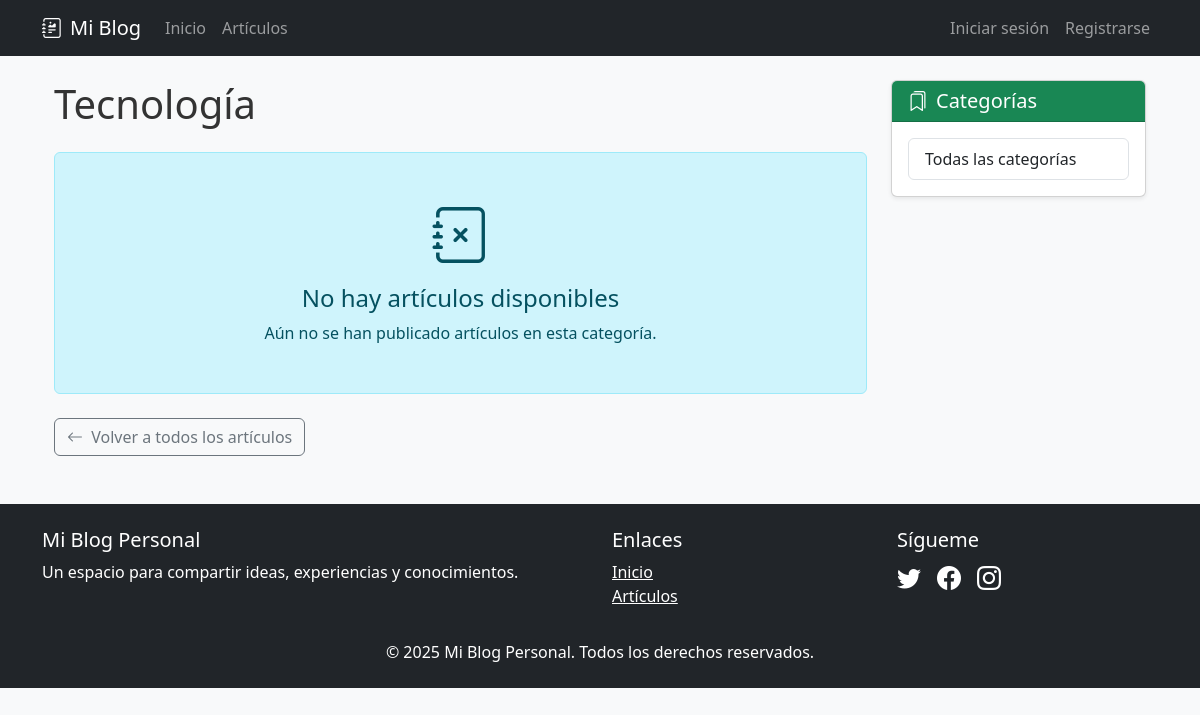
Before: /categoria/tecnologia/ with the older database file.
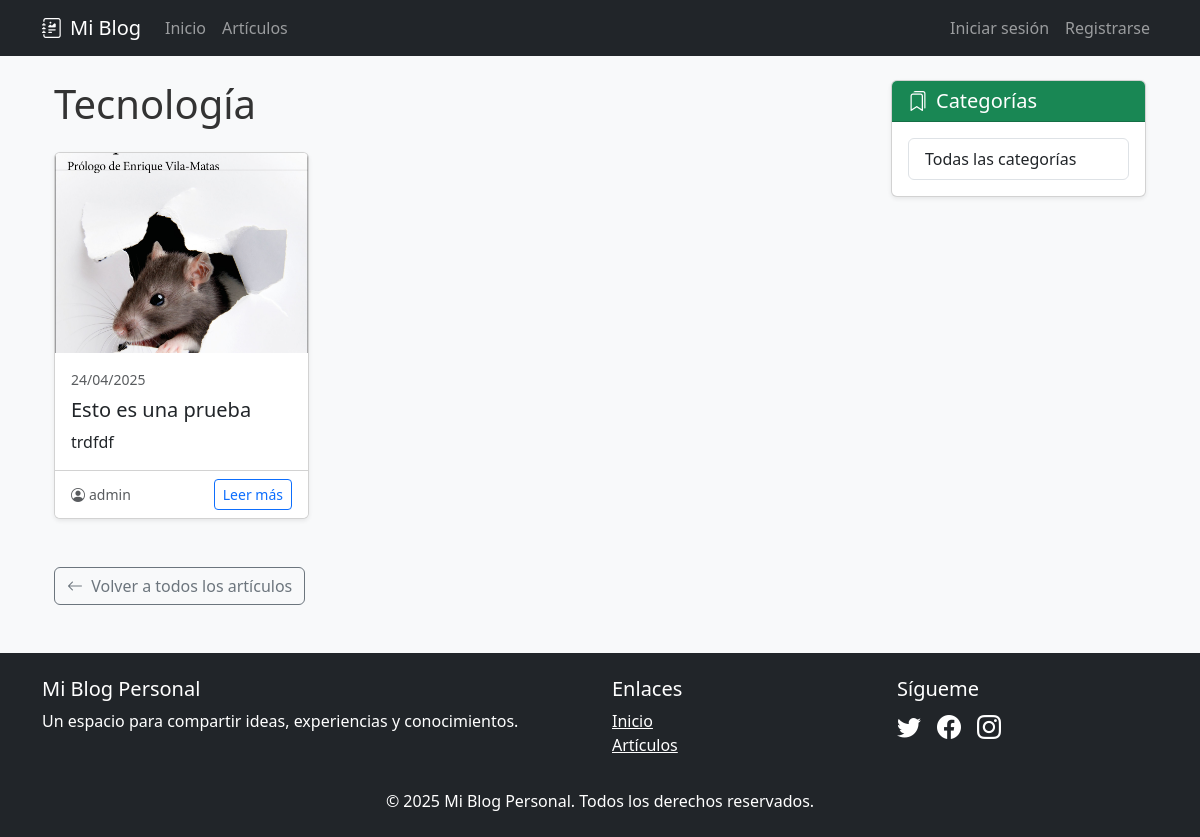
After: the same page with the newer database file.
### app1/models.py (models this page shows, shortened)
class Post(models.Model):
    titulo = models.CharField(max_length=200)
    slug = models.SlugField(unique=True, max_length=200)
    contenido = RichTextField()
    extracto = models.TextField(max_length=300, blank=True)
    fecha_publicacion = models.DateTimeField(auto_now_add=True)
    ultima_modificacion = models.DateTimeField(auto_now=True)
    categoria = models.ForeignKey(Categoria, on_delete=models.CASCADE, related_name='posts')
    autor = models.ForeignKey(User, on_delete=models.CASCADE, related_name='posts')
    imagen_destacada = models.ImageField(upload_to='posts/', blank=True, null=True)
    publicado = models.BooleanField(default=True)
    destacado = models.BooleanField(default=False)
    class Meta:
        ordering = ['-fecha_publicacion']
        verbose_name_plural = "Posts"

### app1/views.py (the view)
# urls.py: path('categoria/<slug:slug>/', views.posts_por_categoria, name='posts_por_categoria'),
def posts_por_categoria(request, slug):
    categoria = get_object_or_404(Categoria, slug=slug)
    posts_list = Post.objects.filter(categoria=categoria, publicado=True)
    paginator = Paginator(posts_list, 9)
    page = request.GET.get('page')
    posts = paginator.get_page(page)
    context = {
        'categoria': categoria,
        'posts': posts,
        'titulo_pagina': f"Artículos en: {categoria.nombre}",
    }
    return render(request, 'app1/posts_por_categoria.html', context)

### app1/templates/app1/posts_por_categoria.html (shortened to what this page needs)
{% extends "app1/base.html" %}
{% block content %}
<div class="container">
    <div class="row">
        <div class="col-md-9">
            <div class="mb-4">
                <h1>{{ categoria.nombre }}</h1>
            </div>
            {% if posts %}
            <div class="row">
                {% for post in posts %}
                <div class="col-md-4 mb-4">
                    <div class="card h-100 shadow-sm">
                        {% if post.imagen_destacada %}
                        <img src="{{ post.imagen_destacada.url }}" class="card-img-top" alt="{{ post.titulo }}"
                             style="height: 200px; object-fit: cover;">
                        {% else %}
                        <div class="bg-light" style="height: 200px;"></div>
                        {% endif %}
                        <div class="card-body">
                            <div class="d-flex justify-content-between mb-2">
                                <small class="text-muted">{{ post.fecha_publicacion|date:"d/m/Y" }}</small>
                            </div>
                            <h5 class="card-title">{{ post.titulo }}</h5>
                            <p class="card-text">{{ post.extracto|truncatechars:100 }}</p>
                        </div>
                        <div class="card-footer bg-white">
                            <div class="d-flex justify-content-between align-items-center">
                                <small class="text-muted">
                                    <i class="bi bi-person-circle me-1"></i>{{ post.autor.username }}
                                </small>
                                <a href="{% url 'app1:detalle_post' post.slug %}" class="btn btn-sm btn-outline-primary">Leer más</a>
                            </div>
                        </div>
                    </div>
                </div>
                {% endfor %}
            </div>
            {% else %}
            <div class="alert alert-info text-center py-5">
                <i class="bi bi-journal-x display-4 d-block mb-3"></i>
                <h4>No hay artículos disponibles</h4>
                <p class="mb-0">Aún no se han publicado artículos en esta categoría.</p>
            </div>
            {% endif %}
            <div class="mt-4">
                <a href="{% url 'app1:lista_posts' %}" class="btn btn-outline-secondary">
                    <i class="bi bi-arrow-left me-1"></i> Volver a todos los artículos
                </a>
            </div>
        </div>
        <div class="col-md-3">
            <div class="card mb-4 shadow-sm">
                <div class="card-header bg-success text-white">
                    <h5 class="mb-0"><i class="bi bi-bookmarks me-2"></i>Categorías</h5>
                </div>
                <div class="card-body">
                    <div class="list-group">
                        <a href="{% url 'app1:lista_posts' %}" class="list-group-item list-group-item-action">
                            Todas las categorías
                        </a>
                    </div>
                </div>
            </div>
        </div>
    </div>
</div>
{% endblock %}

Changed rows visible on the page:
added Post: imagen_destacada (picture), fecha_publicacion "24/04/2025", titulo "Esto es una prueba", extracto "trdfdf", autor.username "admin"
Other visible differences:
text no longer shown: "No hay artículos disponibles Aún no se han publicado artículos en esta categoría."
